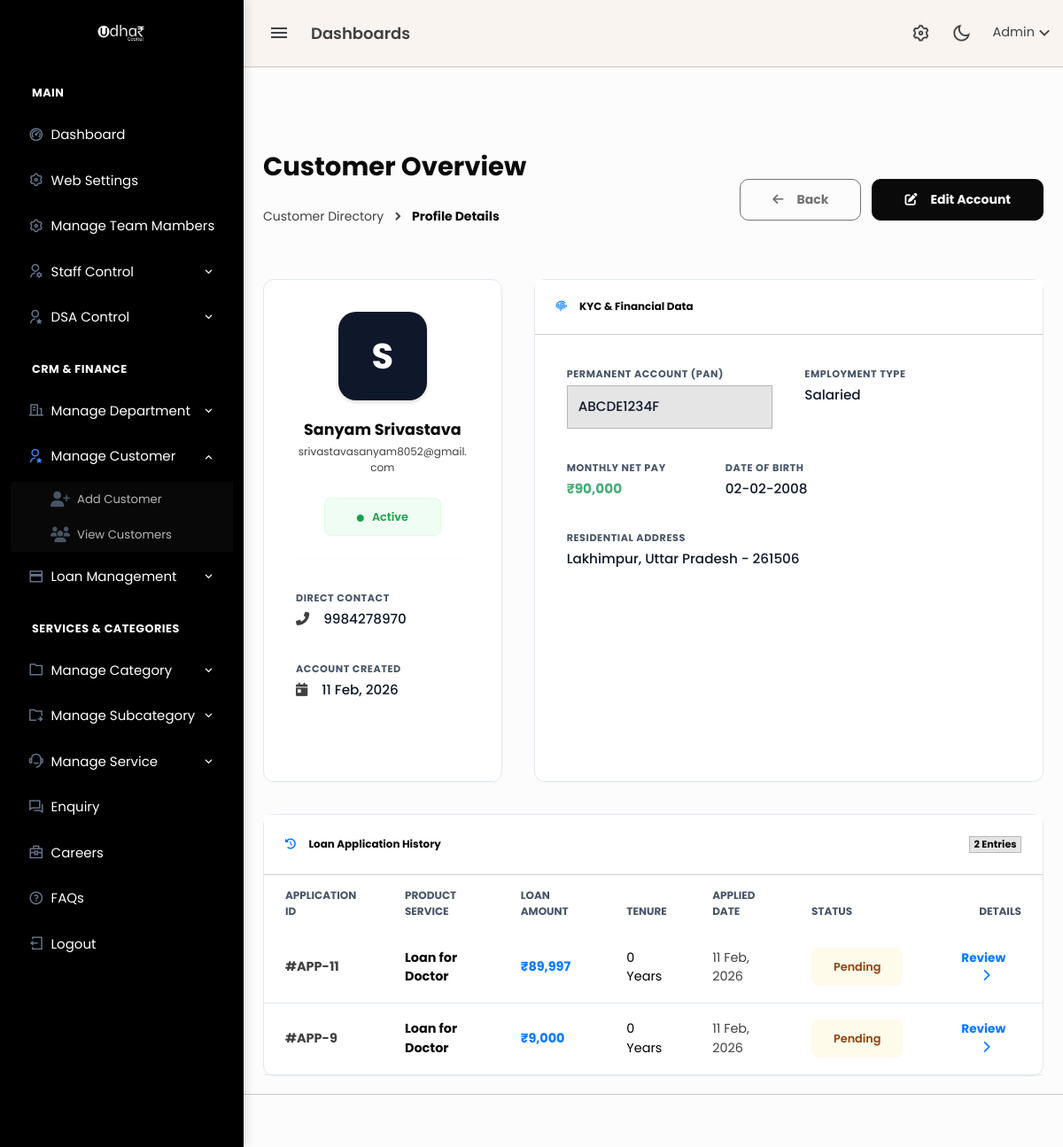
Screenshot of /admin/customer_view.php?id=1 (signed in) with the database file from the repository.
### tables this page shows
CREATE TABLE `customer_profiles` (
  `id` bigint(20) UNSIGNED NOT NULL,
  `customer_id` bigint(20) UNSIGNED NOT NULL,
  `pan_number` varchar(255) DEFAULT NULL,
  `birth_date` date DEFAULT NULL,
  `state` varchar(100) DEFAULT NULL,
  `city` varchar(100) DEFAULT NULL,
  `pin_code` varchar(10) DEFAULT NULL,
  `employee_type` enum('salaried','self_employed','business','professional') DEFAULT NULL,
  `company_name` varchar(255) DEFAULT NULL,
  `monthly_income` decimal(12,2) DEFAULT NULL,
  `reference1_name` varchar(255) DEFAULT NULL,
  `reference1_phone` varchar(20) DEFAULT NULL,
  `reference2_name` varchar(255) DEFAULT NULL,
  `reference2_phone` varchar(20) DEFAULT NULL,
  `created_at` timestamp NOT NULL DEFAULT current_timestamp(),
  `updated_at` timestamp NOT NULL DEFAULT current_timestamp() ON UPDATE current_timestamp()
);

CREATE TABLE `customers` (
  `id` bigint(20) UNSIGNED NOT NULL,
  `full_name` varchar(255) NOT NULL,
  `email` varchar(255) NOT NULL,
  `phone` varchar(20) NOT NULL,
  `password` varchar(255) NOT NULL,
  `aadhaar_number` varchar(20) DEFAULT NULL,
  `status` enum('active','blocked') DEFAULT 'active',
  `created_at` timestamp NOT NULL DEFAULT current_timestamp(),
  `updated_at` timestamp NOT NULL DEFAULT current_timestamp() ON UPDATE current_timestamp()
);

CREATE TABLE `loan_applications` (
  `id` bigint(20) UNSIGNED NOT NULL,
  `customer_id` bigint(20) UNSIGNED NOT NULL,
  `service_id` bigint(20) UNSIGNED NOT NULL,
  `dsa_id` bigint(20) UNSIGNED DEFAULT NULL,
  `assigned_staff_id` bigint(20) UNSIGNED DEFAULT NULL,
  `assigned_by` bigint(20) UNSIGNED DEFAULT NULL,
  `assigned_at` timestamp NULL DEFAULT NULL,
  `interest_rate` decimal(5,2) NOT NULL DEFAULT 0.00,
  `interest_type` enum('year','month') NOT NULL DEFAULT 'year',
  `requested_amount` decimal(15,2) NOT NULL,
  `tenure_years` int(11) NOT NULL,
  `emi_amount` decimal(15,2) NOT NULL,
  `status` enum('pending','approved','rejected','disbursed') DEFAULT 'pending',
  `created_at` timestamp NOT NULL DEFAULT current_timestamp(),
  `rejection_note` text DEFAULT NULL
);

CREATE TABLE `services` (
  `id` bigint(20) UNSIGNED NOT NULL,
  `category_id` bigint(20) UNSIGNED NOT NULL,
  `sub_category_id` bigint(20) UNSIGNED NOT NULL,
  `service_name` varchar(255) NOT NULL,
  `title` varchar(255) NOT NULL,
  `slug` varchar(255) NOT NULL,
  `short_description` text DEFAULT NULL,
  `long_description` longtext DEFAULT NULL,
  `hero_image` varchar(255) DEFAULT NULL,
  `card_img` varchar(255) DEFAULT NULL,
  `created_at` timestamp NULL DEFAULT current_timestamp(),
  `updated_at` timestamp NULL DEFAULT current_timestamp() ON UPDATE current_timestamp()
);

### core/crypto_helper.php (called while the page is built, shortened)
<?php
if (!function_exists('uc_load_env_files')) {
    function uc_load_env_files(): void
    {
        static $loaded = false;
        if ($loaded) {
            return;
        }
        $loaded = true;
        $paths = [
            realpath(__DIR__ . '/../.env'),
            realpath(__DIR__ . '/../admin/.env'),
            realpath(__DIR__ . '/../staff/.env'),
        ];
        $allowedKeys = ['APP_AES_KEY', 'AES_SECRET_KEY', 'ENCRYPTION_KEY'];
        foreach ($paths as $path) {
            $lines = @file($path, FILE_IGNORE_NEW_LINES | FILE_SKIP_EMPTY_LINES);
            foreach ($lines as $line) {
                $line = trim($line);
                $eqPos = strpos($line, '=');
                $name = trim(substr($line, 0, $eqPos));
                $value = trim(substr($line, $eqPos + 1));
                if (!in_array($name, $allowedKeys, true)) {
                    continue;
                }
            }
        }
    }
}
if (!function_exists('uc_get_env_value')) {
    function uc_get_env_value(string $name, string $default = ''): string
    {
        $value = getenv($name);
        if ($value !== false) {
            return (string)$value;
        }
        return $default;
    }
}
if (!function_exists('uc_get_crypto_key')) {
    function uc_get_crypto_key(): string
    {
        $raw = uc_get_env_value('APP_AES_KEY');
        $binaryKey = $raw === '' ? '' : hash('sha256', $raw, true);
        return $binaryKey;
    }
}
if (!function_exists('uc_get_crypto_keys_for_decrypt')) {
    function uc_get_crypto_keys_for_decrypt(): array
    {
        $keys = [];
        $primary = uc_get_crypto_key();
        if ($primary !== '') {
            $keys[] = $primary;
        }
        $oldRaw = uc_get_env_value('APP_AES_KEY_OLD');
        $parts = array_filter(array_map('trim', explode(',', $oldRaw)));
        foreach ($parts as $part) {
            $k = hash('sha256', $part, true);
        }
        return $keys;
    }
}
if (!function_exists('uc_decrypt_sensitive')) {
    function uc_decrypt_sensitive(?string $cipherText): string
    {
        $cipherText = (string)$cipherText;
        $keys = uc_get_crypto_keys_for_decrypt();
        $payload = substr($cipherText, 7);
        $payload = strtr($payload, '-_', '+/');
        $padding = strlen($payload) % 4;
        if ($padding > 0) {
            $payload .= str_repeat('=', 4 - $padding);
        }
        $raw = base64_decode($payload, true);
        $iv = substr($raw, 0, 16);
        $mac = substr($raw, 16, 32);
        $cipherRaw = substr($raw, 48);
        foreach ($keys as $key) {
            $calcMac = hash_hmac('sha256', $iv . $cipherRaw, $key, true);
            $plainText = openssl_decrypt($cipherRaw, 'aes-256-cbc', $key, OPENSSL_RAW_DATA, $iv);
            if ($plainText !== false) {
                return $plainText;
            }
        }
        return $cipherText;
    }
}

### includes/format_helpers.php (called while the page is built, shortened)
<?php
if (!function_exists('format_inr')) {
    function format_inr($amount, int $decimals = 0): string
    {
        $num = (float)$amount;
        $neg = $num < 0 ? '-' : '';
        $num = abs($num);
        $fixed = number_format($num, $decimals, '.', '');
        $parts = explode('.', $fixed);
        $intPart = $parts[0];
        if (strlen($intPart) > 3) {
            $last3 = substr($intPart, -3);
            $rest = substr($intPart, 0, -3);
            $rest = preg_replace('/\B(?=(\d{2})+(?!\d))/', ',', $rest);
            $intPart = $rest . ',' . $last3;
        }
        return $neg . $intPart;
    }
}

### admin/customer_view.php (the view, shortened to what this page needs)
<?php
include 'header.php';
echo '<link rel="stylesheet" href="https://cdnjs.cloudflare.com/ajax/libs/font-awesome/6.4.2/css/all.min.css">';
include 'topbar.php';
include 'sidebar.php';
$id = (int)$_GET['id'];
$query = "SELECT c.*, cp.* FROM customers c
          LEFT JOIN customer_profiles cp ON c.id = cp.customer_id
          WHERE c.id = $id";
$result = mysqli_query($conn, $query);
$cust = mysqli_fetch_assoc($result);
if (!empty($cust['pan_number'])) {
    $cust['pan_number'] = uc_decrypt_sensitive($cust['pan_number']);
}
$loan_query = "SELECT l.*, s.service_name
               FROM loan_applications l
               LEFT JOIN services s ON l.service_id = s.id
               WHERE l.customer_id = $id
               ORDER BY l.created_at DESC";
$loan_res = mysqli_query($conn, $loan_query);
?>
<div class="content-page">
    <div class="content">
        <div class="container-fluid pt-5">
            <div class="d-flex justify-content-between align-items-center mb-4">
                <div>
                    <h2 class="fw-bold text-dark mb-1">Customer Overview</h2>
                    <nav aria-label="breadcrumb">
                        <ol class="breadcrumb mb-0 small">
                            <li class="breadcrumb-item"><a href="customers.php" class="text-decoration-none text-muted">Customer Directory</a></li>
                            <li class="breadcrumb-item active text-dark fw-bold" aria-current="page">Profile Details</li>
                        </ol>
                    </nav>
                </div>
                <div class="d-flex gap-2">
                    <a href="customers.php" class="btn btn-outline-secondary px-4 py-2 fw-bold" style="border-radius: 10px;">
                        <i class="fas fa-arrow-left me-2"></i> Back
                    </a>
                    <a href="customer_add.php?id=<?= $id ?>" class="btn btn-dark px-4 py-2 fw-bold" style="border-radius: 10px;">
                        <i class="fas fa-edit me-2"></i> Edit Account
                    </a>
                </div>
            </div>
            <div class="row g-4">
                <div class="col-lg-4">
                    <div class="card card-modern h-100">
                        <div class="card-body text-center p-4">
                            <div class="avatar-large mb-3 shadow-sm">
                                <?= strtoupper(substr($cust['full_name'], 0, 1)) ?>
                            </div>
                            <h4 class="fw-bold text-dark mb-1"><?= htmlspecialchars($cust['full_name']) ?></h4>
                            <p class="text-muted small mb-4"><?= htmlspecialchars($cust['email']) ?></p>
                            <span class="badge-soft <?= ($cust['status'] == 'active') ? 'badge-active' : 'badge-blocked' ?> px-4 py-2">
                                <i class="fas fa-circle me-1" style="font-size: 8px;"></i> <?= ucfirst($cust['status']) ?>
                            </span>
                            <hr class="my-4" style="opacity: 0.05;">
                            <div class="text-start">
                                <div class="mb-4">
                                    <span class="info-label">Direct Contact</span>
                                    <div class="info-value"><i class="fas fa-phone-alt me-2 text-muted"></i> <?= htmlspecialchars($cust['phone']) ?></div>
                                </div>
                                <div class="mb-4">
                                    <span class="info-label">Account Created</span>
                                    <div class="info-value"><i class="fas fa-calendar-day me-2 text-muted"></i> <?= date('d M, Y', strtotime($cust['created_at'])) ?></div>
                                </div>
                            </div>
                        </div>
                    </div>
                </div>
                <div class="col-lg-8">
                    <div class="card card-modern h-100">
                        <div class="card-header bg-white py-3 border-bottom">
                            <h6 class="mb-0 fw-bold text-dark"><i class="fas fa-fingerprint me-2 text-primary"></i> KYC & Financial Data</h6>
                        </div>
                        <div class="card-body p-4">
                            <div class="row g-4">
                                <div class="col-md-6">
                                    <span class="info-label">Permanent Account (PAN)</span>
                                    <div class="info-value p-2 border rounded bg-light"><?= $cust['pan_number'] ?: 'Not Provided' ?></div>
                                </div>
                                <div class="col-md-4">
                                    <span class="info-label">Employment Type</span>
                                    <div class="info-value text-capitalize"><?= str_replace('_', ' ', $cust['employee_type']) ?: '--' ?></div>
                                </div>
                                <div class="col-md-4">
                                    <span class="info-label">Monthly Net Pay</span>
                                    <div class="info-value text-success fw-bold"><?= $cust['monthly_income'] ? '₹' . format_inr($cust['monthly_income']) : '--' ?></div>
                                </div>
                                <div class="col-md-4">
                                    <span class="info-label">Date of Birth</span>
                                    <div class="info-value"><?= $cust['birth_date'] ? date('d-m-Y', strtotime($cust['birth_date'])) : '--' ?></div>
                                </div>
                                <div class="col-12">
                                    <span class="info-label">Residential Address</span>
                                    <div class="info-value">
                                        <?php if($cust['city'] || $cust['state']): ?>
                                            <?= htmlspecialchars($cust['city']) ?>, <?= htmlspecialchars($cust['state']) ?> - <?= htmlspecialchars($cust['pin_code']) ?>
                                        <?php else: ?>
                                            <span class="text-muted italic">No address details stored.</span>
                                        <?php endif; ?>
                                    </div>
                                </div>
                            </div>
                        </div>
                    </div>
                </div>
            </div>
            <div class="row mt-4">
                <div class="col-12">
                    <div class="card card-modern">
                        <div class="card-header bg-white py-3 d-flex justify-content-between align-items-center border-bottom">
                            <h6 class="mb-0 fw-bold text-dark"><i class="fas fa-history me-2 text-primary"></i> Loan Application History</h6>
                            <span class="badge bg-light text-dark border fw-bold"><?= mysqli_num_rows($loan_res) ?> Entries</span>
                        </div>
                        <div class="card-body p-0">
                            <div class="table-responsive">
                                <table class="table table-modern mb-0 align-middle">
                                    <thead>
                                        <tr>
                                            <th>Application ID</th>
                                            <th>Product Service</th>
                                            <th>Loan Amount</th>
                                            <th>Tenure</th>
                                            <th>Applied Date</th>
                                            <th>Status</th>
                                            <th class="text-end">Details</th>
                                        </tr>
                                    </thead>
                                    <tbody>
                                        <?php if (mysqli_num_rows($loan_res) > 0) : ?>
                                            <?php while ($loan = mysqli_fetch_assoc($loan_res)) : ?>
                                                <tr>
                                                    <td class="text-muted fw-bold">#APP-<?= $loan['id'] ?></td>
                                                    <td class="fw-bold text-dark"><?= htmlspecialchars($loan['service_name']) ?></td>
                                                    <td class="text-primary fw-bold">₹<?= format_inr($loan['requested_amount']) ?></td>
                                                    <td><?= $loan['tenure_years'] ?> Years</td>
                                                    <td class="text-muted small"><?= date('d M, Y', strtotime($loan['created_at'])) ?></td>
                                                    <td>
                                                        <?php
                                                            $status = $loan['status'];
                                                            $badgeClass = "badge-$status";
                                                        ?>
                                                        <span class="badge-soft <?= $badgeClass ?> px-3 py-2 text-capitalize">
                                                            <?= $status ?>
                                                        </span>
                                                    </td>
                                                    <td class="text-end">
                                                        <a href="loan_view.php?id=<?= $loan['id'] ?>" class="btn btn-sm btn-link text-decoration-none fw-bold">
                                                            Review <i class="fas fa-chevron-right ms-1"></i>
                                                        </a>
                                                    </td>
                                                </tr>
                                            <?php endwhile; ?>
                                        <?php endif; ?>
                                    </tbody>
                                </table>
                            </div>
                        </div>
                    </div>
                </div>
            </div>
        </div>
    </div>
</div>
<?php include 'footer.php'; ?>

### rows the page displays
customer_profiles: customer.full_name "S", customer.full_name "Sanyam Srivastava", customer.email "srivastavasanyam8052@gmail.com", customer.status "Active", customer.phone "9984278970", created_at "11 Feb, 2026", employee_type "Salaried", monthly_income "90,000", birth_date "02-02-2008", city "Lakhimpur", state "Uttar Pradesh", pin_code "261506"
loan_applications: id "11", service.service_name "Loan for Doctor", requested_amount "89,997", tenure_years "0", created_at "11 Feb, 2026", status "Pending"
loan_applications: id "9", service.service_name "Loan for Doctor", requested_amount "9,000", tenure_years "0", created_at "11 Feb, 2026", status "Pending"

### other values shown
$cust['pan_number'] ?: 'Not Provided' "ABCDE1234F"
mysqli_num_rows($loan_res) "2"
